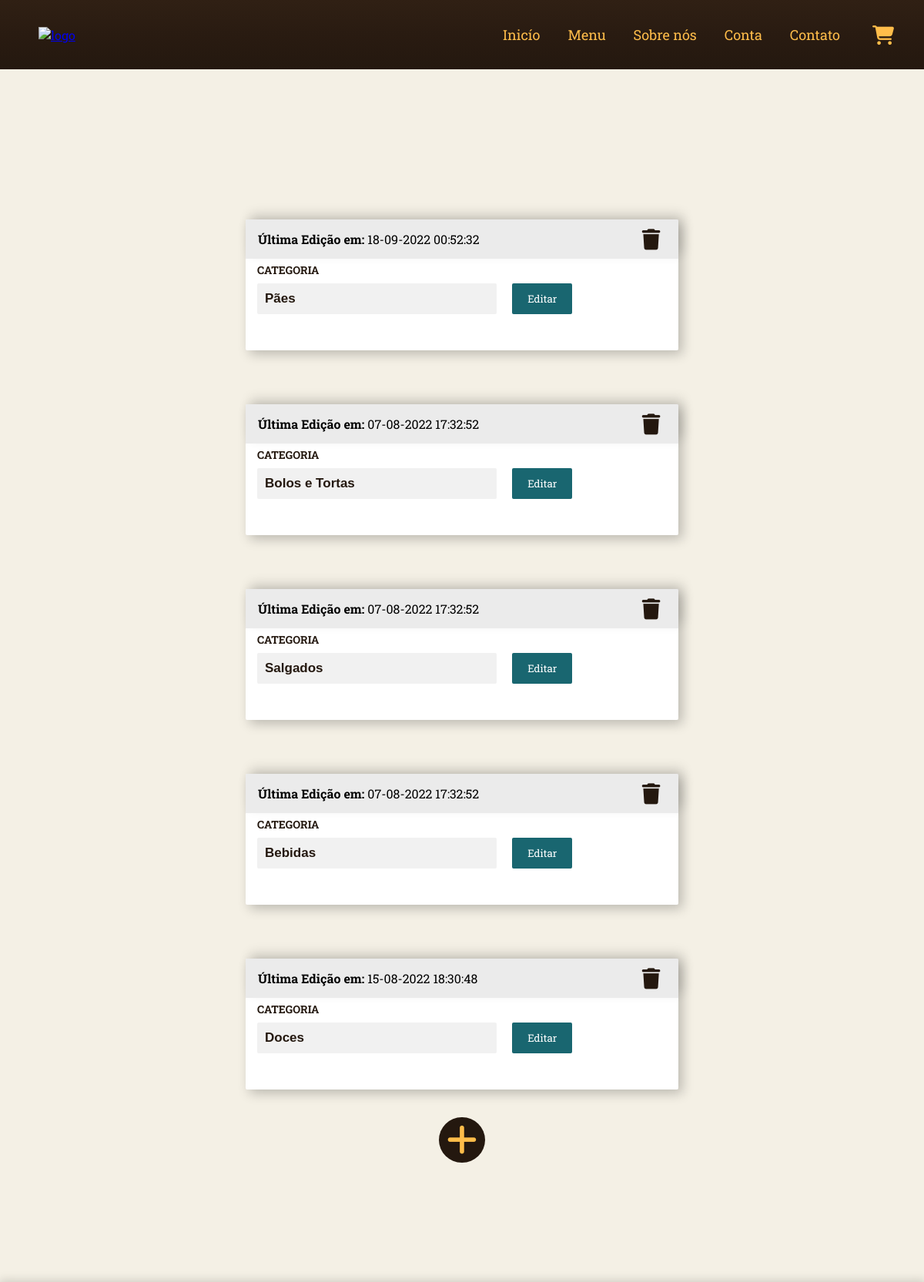
Before: /menus/categoria.php (upper part) with the older database file.
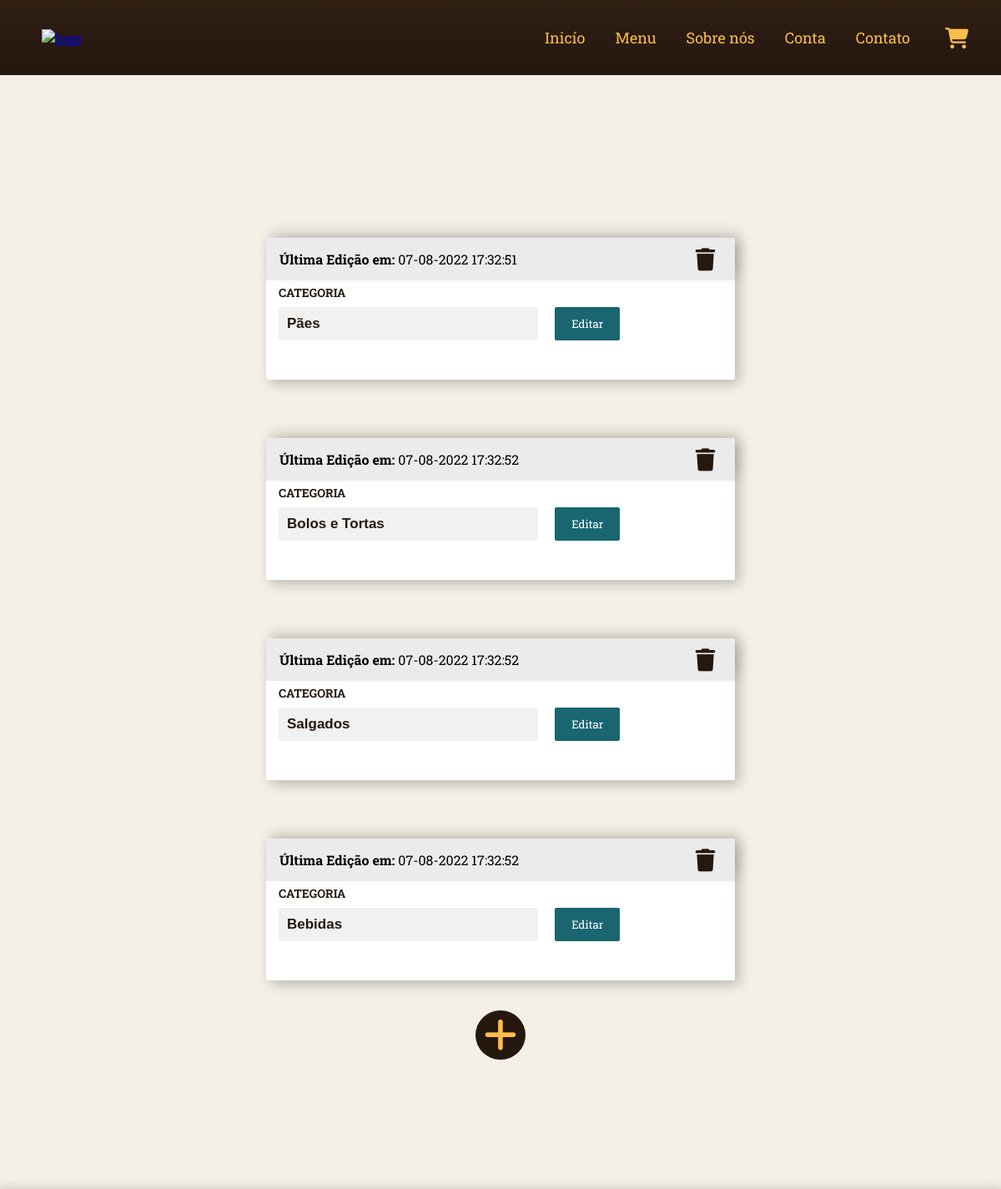
After: the same page with the newer database file.
### tables this page shows
CREATE TABLE `tb_categoria` (
  `ID` int(11) NOT NULL,
  `CATEGORIA` varchar(50) NOT NULL,
  `CREATED` datetime NOT NULL,
  `MODIFIED` datetime DEFAULT NULL
);

### menus/categoria.php (the view, shortened to what this page needs)
<?php
    include('../assets/php/conexao.php');
?>
<!DOCTYPE html>
<html lang="pt-br">
<head>
    <link rel="stylesheet" href="../assets/style/css/style-menu-footer.css">
    <link rel="stylesheet" href="../assets/style/css/style-categ.css">
    <link rel="stylesheet" href="../assets/style/css/style-modal.css">
    <link rel="stylesheet" href="https://cdnjs.cloudflare.com/ajax/libs/font-awesome/6.1.2/css/all.min.css" />
</head>
<body onresize='heightAt()'>
    <?php
        $sqlCateg = "SELECT ID,
                            CATEGORIA,
                            DATE_FORMAT(CREATED, '%d-%m-%Y %H:%i:%s') AS CREATED,
                            DATE_FORMAT(MODIFIED, '%d-%m-%Y %H:%i:%s') AS MODIFIED
                     FROM TB_CATEGORIA";
        $resultCateg = mysqli_query($conn, $sqlCateg) or die(mysqli_error($conn));
    ?>
    <?php
        include('header.php');
    ?>
    <main>
        <?php
            while ($rowCateg = mysqli_fetch_assoc($resultCateg)):
                if($rowCateg['MODIFIED'] == NULL) {
                    $dateMod = $rowCateg['CREATED'];
                } else {
                    $dateMod = $rowCateg['MODIFIED'];
                }
        ?>
            <section class="categ-container">
                <form method="POST" action="../assets/php/categoria-php.php?acao=ctgE&id=<?php echo $rowCateg['ID']?>">
                    <article class="top-categ">
                        <p><strong>Última Edição em:</strong> <?php echo $dateMod; ?></p>
                        <span class="del-icon">
                            <a href=".msg?acao=ctgDel&id=<?php echo $rowCateg['ID']?>" class="href-modal"><i class="fas fa-trash"></i></a>
                        </span>
                    </article>
                    <article class="info-categ">
                        <label for="categ">CATEGORIA</label>
                        <input type="text" name="categ" class="categ" value="<?php echo $rowCateg['CATEGORIA']; ?>" required disabled>
                        <div class="btn-func">
                            <button type="button" class="btnEdit">Editar</button>
                        </div>
                    </article>
                </form>
            </section>
        <?php endwhile; ?>
        <span class="add-categ">
            <a href=".msg-add" class="href-add"><i class="fa-solid fa-plus"></i></a>
        </span>
    </main>
</body>
</html>

### menus/header.php (shortened to what this page needs)
<header>
    <div class="logo">
        <a href="../index.php">
            <img src="../assets/style/imagens/icones/logo-monamour-1.png" alt="logo">
        </a>
    </div>
    <div class="nav-login">
        <ul>
            <li><a href="../index.php">Inicío</a></li>
            <li><a href="menu.php">Menu</a></li>
            <li><a href="../index.php#href-about">Sobre nós</a></li>
            <li class="dp-li">
                <a href="#">Conta</a>
            </li>
            <li class="inpage"><a href="#href-contact">Contato</a></li>
            <?php
                if(!isset($_SESSION['user'])):
            ?>
                <li><a href="../login-cadastro/tela-login.php"><i class="fas fa-shopping-cart"></i></a></li>
            <?php
                elseif(isset($_SESSION['acesso']) && $_SESSION['acesso'] >= 2):
            ?>
                <li><a href="" class="adminBuy"><i class="fas fa-shopping-cart"></i></a></li>
            <?php
                endif;
            ?>
        </ul>
    </div>
</header>

### assets/style/css/style-menu-footer.css (style rules this page uses)
:root { --corBackg: #f4f0e5; --corPrim: #24180F; --corSec: #FFBD4A; --fontPrim: 'Roboto Slab', serif; --fontSec: 'Architects Daughter', cursive; }
header { text-align: center; background-image: linear-gradient(to top, var(--corPrim), #291b11, #302014); font-family: var(--fontPrim); display: flex; justify-content: space-between; align-items: center; }
header .logo img { width: 120px; height: 120px; margin: 10px 50px; }
header .nav-login { display: flex; font-size: 18px; margin: 15px; }
.nav-login ul { list-style: none; display: flex; align-items: center; flex-direction: row; }
.nav-login li { margin: 10px 10px; }
.nav-login a { text-decoration: none; color: var(--corSec); padding: 8px; transition: 0.3s; }
.nav-login i { font-size: 25px; width: 40px; height: 40px; padding-top: 8px; border-radius: 50px; transition: .2s; }
.nav-login ul li { position: relative; }
.dp-li { transition: .3s; }

### assets/style/css/style-categ.css (style rules this page uses)
:root { --corBackg: #f4f0e5; --corPrim: #24180F; --corSec: #FFBD4A; --fontPrim: 'Roboto Slab', serif; --fontSec: 'Architects Daughter', cursive; }
* { margin: 0; padding: 0; box-sizing: border-box; transition: 0.3s; }
body { font-family: var(--fontPrim); background-color: var(--corBackg); position: relative; }
main { margin: 10em 5em; display: flex; flex-direction: column; justify-content: center; align-items: center; }
section { position: relative; background-color: white; margin: 35px 0; border-radius: 2px; box-shadow: 5px 5px 15px rgba(0, 0, 0, 0.233); width: 562px; max-width: 70vw; }
article.top-categ { background-color: #ebebeb; border-radius: 2px 2px 0px 0px; box-shadow: 6px -7px 15px rgb(0 0 0 / 14%); padding: 15px 16px; display: flex; align-items: center; }
article.top-categ span { position: absolute; left: 90%; font-size: 27px; }
article.top-categ i { color: var(--corPrim); padding: 7px 9px; border-radius: 50%; }
section .info-categ, section .info-categ .btn-func { display: flex; align-items: center; position: relative; }
section .info-categ { margin: 15px 5px 30px; }
section .info-categ input[type='text'] { margin: 17px 10px; height: 40px; border: none; background-color: #f1f1f1; border-radius: 2px; color: var(--corPrim); font-size: 17px; font-weight: 700; padding: 0px 10px; }
section .info-categ input[name='categ'] { width: calc(60% - 20px); }
section .info-categ label { position: absolute; top: -10px; text-transform: uppercase; margin-left: 10px; font-size: 14px; font-weight: 700; color: var(--corPrim); user-select: none; pointer-events: none; transition: 0.5s; }
section .info-categ .btn-func button, section .info-categ .btn-func input[type='submit'] { font-family: var(--fontPrim); margin: 0 10px; padding: 10px 20px; height: 40px; border: none; border-radius: 2px; cursor: pointer; color: white; }
section .info-categ .btn-func button { background-color: #196670; }
main .add-categ { font-size: 45px; color: var(--corPrim); }
main .add-categ i { padding: 7px 10px; border-radius: 50%; background-color: var(--corPrim); color: var(--corSec); }

### assets/style/css/style-modal.css (style rules this page uses)
:root { --corBackg: #f4f0e5; --corPrim: #24180F; --corSec: #FFBD4A; --fontPrim: 'Roboto Slab', serif; }
* { margin: 0; padding: 0; box-sizing: border-box; }

Changed rows visible on the page:
removed tb_categoria: dateMod "15-08-2022 18:30:48", categ "Doces"
changed tb_categoria "Pães": dateMod "18-09-2022 00:52:32" → "07-08-2022 17:32:51"
